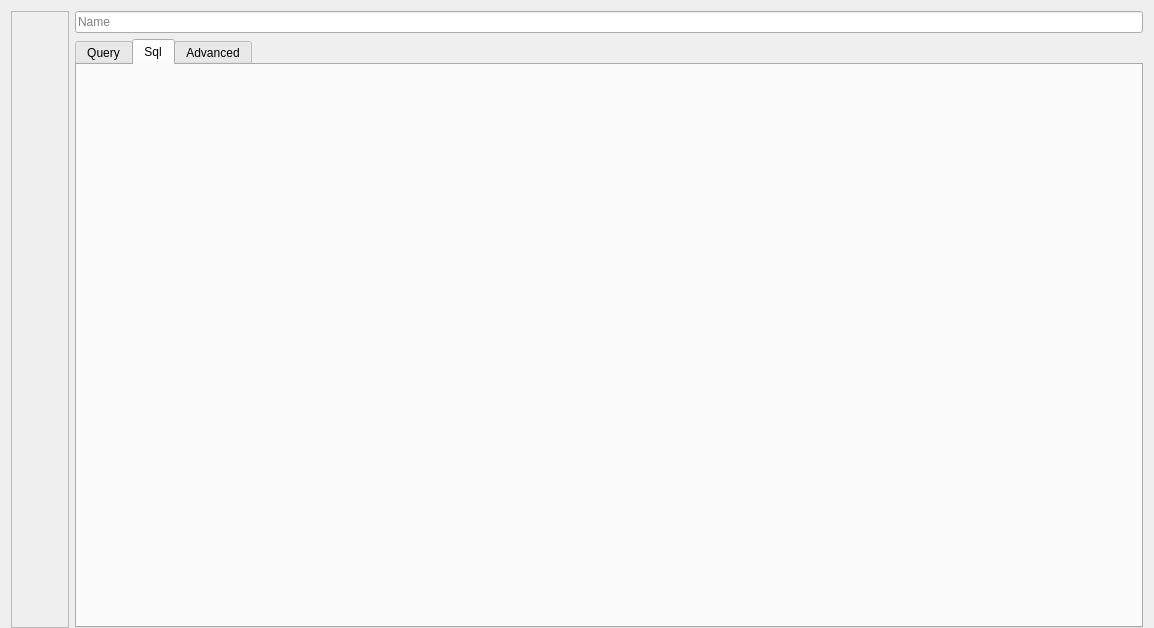
<?xml version="1.0" encoding="UTF-8"?>
<ui version="4.0">
 <class>NewViewForm</class>
 <widget class="QWidget" name="NewViewForm">
  <property name="geometry">
   <rect>
    <x>0</x>
    <y>0</y>
    <width>1154</width>
    <height>628</height>
   </rect>
  </property>
  <property name="windowTitle">
   <string>Form</string>
  </property>
  <layout class="QHBoxLayout" name="horizontalLayout_6">
   <property name="bottomMargin">
    <number>0</number>
   </property>
   <item>
    <widget class="QFrame" name="frameForUnlockButton">
     <property name="frameShape">
      <enum>QFrame::StyledPanel</enum>
     </property>
     <property name="frameShadow">
      <enum>QFrame::Raised</enum>
     </property>
     <layout class="QVBoxLayout" name="verticalLayout_5">
      <property name="spacing">
       <number>0</number>
      </property>
      <property name="margin">
       <number>0</number>
      </property>
      <item>
       <widget class="QToolButton" name="btnLock">
        <property name="text">
         <string/>
        </property>
        <property name="iconSize">
         <size>
          <width>48</width>
          <height>48</height>
         </size>
        </property>
        <property name="checkable">
         <bool>true</bool>
        </property>
        <property name="popupMode">
         <enum>QToolButton::InstantPopup</enum>
        </property>
        <property name="autoRaise">
         <bool>true</bool>
        </property>
       </widget>
      </item>
      <item>
       <widget class="QToolButton" name="btnUndelete">
        <property name="toolTip">
         <string>This object was deleted in a Patch. Click this button to Undelete it.</string>
        </property>
        <property name="text">
         <string/>
        </property>
        <property name="icon">
         <iconset resource="../dbm.qrc">
          <normaloff>:/images/actions/images/small/gnome_undelete.png</normaloff>:/images/actions/images/small/gnome_undelete.png</iconset>
        </property>
        <property name="iconSize">
         <size>
          <width>48</width>
          <height>48</height>
         </size>
        </property>
        <property name="checkable">
         <bool>false</bool>
        </property>
        <property name="popupMode">
         <enum>QToolButton::InstantPopup</enum>
        </property>
        <property name="autoRaise">
         <bool>true</bool>
        </property>
       </widget>
      </item>
      <item>
       <spacer name="verticalSpacer_2">
        <property name="orientation">
         <enum>Qt::Vertical</enum>
        </property>
        <property name="sizeHint" stdset="0">
         <size>
          <width>20</width>
          <height>40</height>
         </size>
        </property>
       </spacer>
      </item>
     </layout>
    </widget>
   </item>
   <item>
    <widget class="QFrame" name="frame_3">
     <property name="frameShape">
      <enum>QFrame::NoFrame</enum>
     </property>
     <property name="frameShadow">
      <enum>QFrame::Raised</enum>
     </property>
     <property name="lineWidth">
      <number>1</number>
     </property>
     <property name="midLineWidth">
      <number>1</number>
     </property>
     <layout class="QVBoxLayout" name="verticalLayout_6">
      <property name="margin">
       <number>0</number>
      </property>
      <item>
       <widget class="QLineEdit" name="txtViewName">
        <property name="toolTip">
         <string>The name of the View</string>
        </property>
        <property name="placeholderText">
         <string>Name</string>
        </property>
       </widget>
      </item>
      <item>
       <widget class="QTabWidget" name="tabWidget">
        <property name="currentIndex">
         <number>1</number>
        </property>
        <widget class="QWidget" name="tab">
         <attribute name="icon">
          <iconset resource="../dbm.qrc">
           <normaloff>:/images/actions/images/small/interface_builder.png</normaloff>:/images/actions/images/small/interface_builder.png</iconset>
         </attribute>
         <attribute name="title">
          <string>Query</string>
         </attribute>
         <layout class="QHBoxLayout" name="horizontalLayout_3">
          <property name="spacing">
           <number>0</number>
          </property>
          <property name="margin">
           <number>0</number>
          </property>
          <item>
           <widget class="QGroupBox" name="groupBox">
            <property name="minimumSize">
             <size>
              <width>500</width>
              <height>0</height>
             </size>
            </property>
            <property name="flat">
             <bool>true</bool>
            </property>
            <layout class="QVBoxLayout" name="verticalLayout">
             <property name="spacing">
              <number>0</number>
             </property>
             <property name="sizeConstraint">
              <enum>QLayout::SetMinAndMaxSize</enum>
             </property>
             <property name="margin">
              <number>0</number>
             </property>
            </layout>
           </widget>
          </item>
         </layout>
        </widget>
        <widget class="QWidget" name="tab_4">
         <attribute name="icon">
          <iconset resource="../dbm.qrc">
           <normaloff>:/images/actions/images/small/sql.png</normaloff>:/images/actions/images/small/sql.png</iconset>
         </attribute>
         <attribute name="title">
          <string>Sql</string>
         </attribute>
         <layout class="QHBoxLayout" name="horizontalLayout_8">
          <property name="margin">
           <number>0</number>
          </property>
          <item>
           <layout class="QHBoxLayout" name="horizontalLayout_4"/>
          </item>
         </layout>
        </widget>
        <widget class="QWidget" name="tab_3">
         <attribute name="icon">
          <iconset resource="../dbm.qrc">
           <normaloff>:/images/actions/images/small/advanced-icon.png</normaloff>:/images/actions/images/small/advanced-icon.png</iconset>
         </attribute>
         <attribute name="title">
          <string>Advanced</string>
         </attribute>
         <layout class="QHBoxLayout" name="horizontalLayout_7">
          <property name="margin">
           <number>0</number>
          </property>
          <item>
           <widget class="QGroupBox" name="grpContent">
            <property name="title">
             <string/>
            </property>
            <property name="flat">
             <bool>true</bool>
            </property>
            <layout class="QHBoxLayout" name="horizontalLayout_2">
             <property name="margin">
              <number>0</number>
             </property>
             <item>
              <layout class="QVBoxLayout" name="verticalLayout_2">
               <property name="rightMargin">
                <number>9</number>
               </property>
               <item>
                <widget class="QGroupBox" name="groupBox_3">
                 <property name="minimumSize">
                  <size>
                   <width>300</width>
                   <height>0</height>
                  </size>
                 </property>
                 <property name="title">
                  <string/>
                 </property>
                 <property name="flat">
                  <bool>true</bool>
                 </property>
                 <layout class="QVBoxLayout" name="verticalLayout_4">
                  <property name="margin">
                   <number>0</number>
                  </property>
                  <item>
                   <layout class="QHBoxLayout" name="horizontalLayout">
                    <property name="spacing">
                     <number>1</number>
                    </property>
                    <item>
                     <widget class="QToolButton" name="btnSave">
                      <property name="minimumSize">
                       <size>
                        <width>24</width>
                        <height>24</height>
                       </size>
                      </property>
                      <property name="maximumSize">
                       <size>
                        <width>32</width>
                        <height>32</height>
                       </size>
                      </property>
                      <property name="toolTip">
                       <string>Save SQL to a file</string>
                      </property>
                      <property name="statusTip">
                       <string>Save SQL to a file</string>
                      </property>
                      <property name="text">
                       <string>...</string>
                      </property>
                      <property name="icon">
                       <iconset resource="../dbm.qrc">
                        <normaloff>:/images/actions/images/actions/filesave.png</normaloff>:/images/actions/images/actions/filesave.png</iconset>
                      </property>
                     </widget>
                    </item>
                    <item>
                     <widget class="QToolButton" name="btnRunThisQuery">
                      <property name="minimumSize">
                       <size>
                        <width>24</width>
                        <height>24</height>
                       </size>
                      </property>
                      <property name="maximumSize">
                       <size>
                        <width>32</width>
                        <height>32</height>
                       </size>
                      </property>
                      <property name="toolTip">
                       <string>Run this query</string>
                      </property>
                      <property name="statusTip">
                       <string>Run this query</string>
                      </property>
                      <property name="text">
                       <string>...</string>
                      </property>
                      <property name="icon">
                       <iconset resource="../dbm.qrc">
                        <normaloff>:/images/actions/images/small/database.png</normaloff>:/images/actions/images/small/database.png</iconset>
                      </property>
                     </widget>
                    </item>
                    <item>
                     <spacer name="horizontalSpacer">
                      <property name="orientation">
                       <enum>Qt::Horizontal</enum>
                      </property>
                      <property name="sizeHint" stdset="0">
                       <size>
                        <width>40</width>
                        <height>20</height>
                       </size>
                      </property>
                     </spacer>
                    </item>
                   </layout>
                  </item>
                  <item>
                   <widget class="QTabWidget" name="tabWidget_4">
                    <property name="currentIndex">
                     <number>0</number>
                    </property>
                    <widget class="QWidget" name="tab_2">
                     <attribute name="title">
                      <string>Columns</string>
                     </attribute>
                     <layout class="QHBoxLayout" name="horizontalLayout_5">
                      <item>
                       <widget class="QTreeWidget" name="lstColumnsForView">
                        <property name="columnCount">
                         <number>2</number>
                        </property>
                        <attribute name="headerDefaultSectionSize">
                         <number>100</number>
                        </attribute>
                        <column>
                         <property name="text">
                          <string>Name</string>
                         </property>
                        </column>
                        <column>
                         <property name="text">
                          <string>Select</string>
                         </property>
                        </column>
                       </widget>
                      </item>
                     </layout>
                    </widget>
                    <widget class="QWidget" name="tabWidget_4Page1">
                     <attribute name="title">
                      <string>Options</string>
                     </attribute>
                     <layout class="QVBoxLayout" name="verticalLayout_3">
                      <item>
                       <widget class="QCheckBox" name="chkCanReplace">
                        <property name="text">
                         <string>Can Replace</string>
                        </property>
                       </widget>
                      </item>
                      <item>
                       <spacer name="verticalSpacer">
                        <property name="orientation">
                         <enum>Qt::Vertical</enum>
                        </property>
                        <property name="sizeHint" stdset="0">
                         <size>
                          <width>20</width>
                          <height>40</height>
                         </size>
                        </property>
                       </spacer>
                      </item>
                     </layout>
                    </widget>
                   </widget>
                  </item>
                 </layout>
                </widget>
               </item>
              </layout>
             </item>
            </layout>
           </widget>
          </item>
         </layout>
        </widget>
       </widget>
      </item>
     </layout>
    </widget>
   </item>
  </layout>
 </widget>
 <resources>
  <include location="../dbm.qrc"/>
 </resources>
 <connections>
  <connection>
   <sender>btnLock</sender>
   <signal>toggled(bool)</signal>
   <receiver>NewViewForm</receiver>
   <slot>onLockUnlock(bool)</slot>
   <hints>
    <hint type="sourcelabel">
     <x>38</x>
     <y>37</y>
    </hint>
    <hint type="destinationlabel">
     <x>576</x>
     <y>313</y>
    </hint>
   </hints>
  </connection>
  <connection>
   <sender>btnUndelete</sender>
   <signal>clicked()</signal>
   <receiver>NewViewForm</receiver>
   <slot>onUndelete()</slot>
   <hints>
    <hint type="sourcelabel">
     <x>38</x>
     <y>91</y>
    </hint>
    <hint type="destinationlabel">
     <x>576</x>
     <y>313</y>
    </hint>
   </hints>
  </connection>
  <connection>
   <sender>btnRunThisQuery</sender>
   <signal>clicked()</signal>
   <receiver>NewViewForm</receiver>
   <slot>onInject()</slot>
   <hints>
    <hint type="sourcelabel">
     <x>628</x>
     <y>29</y>
    </hint>
    <hint type="destinationlabel">
     <x>576</x>
     <y>313</y>
    </hint>
   </hints>
  </connection>
  <connection>
   <sender>btnSave</sender>
   <signal>clicked()</signal>
   <receiver>NewViewForm</receiver>
   <slot>onSaveSql()</slot>
   <hints>
    <hint type="sourcelabel">
     <x>598</x>
     <y>29</y>
    </hint>
    <hint type="destinationlabel">
     <x>576</x>
     <y>313</y>
    </hint>
   </hints>
  </connection>
  <connection>
   <sender>chkCanReplace</sender>
   <signal>toggled(bool)</signal>
   <receiver>NewViewForm</receiver>
   <slot>onChkCanReplaceToggle(bool)</slot>
   <hints>
    <hint type="sourcelabel">
     <x>609</x>
     <y>168</y>
    </hint>
    <hint type="destinationlabel">
     <x>576</x>
     <y>313</y>
    </hint>
   </hints>
  </connection>
  <connection>
   <sender>txtViewName</sender>
   <signal>textEdited(QString)</signal>
   <receiver>NewViewForm</receiver>
   <slot>onNameChange(QString)</slot>
   <hints>
    <hint type="sourcelabel">
     <x>609</x>
     <y>32</y>
    </hint>
    <hint type="destinationlabel">
     <x>576</x>
     <y>313</y>
    </hint>
   </hints>
  </connection>
 </connections>
 <slots>
  <slot>onChkCanReplaceToggle(bool)</slot>
  <slot>onNameChange(QString)</slot>
  <slot>onSqlChange()</slot>
  <slot>onHelp()</slot>
  <slot>onSaveSql()</slot>
  <slot>onInject()</slot>
  <slot>onLockUnlock(bool)</slot>
  <slot>onUndelete()</slot>
 </slots>
</ui>
